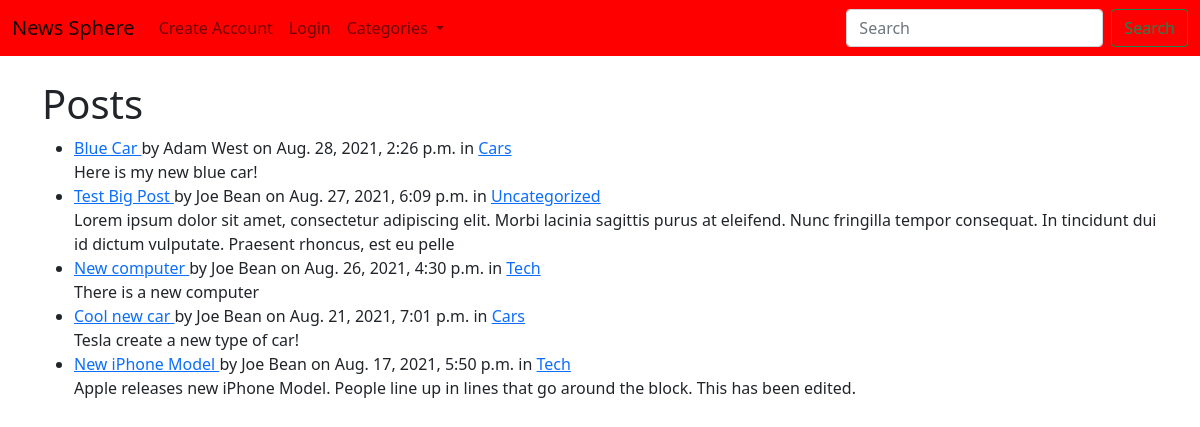
/posts/, run on an earlier commit of the app's database.
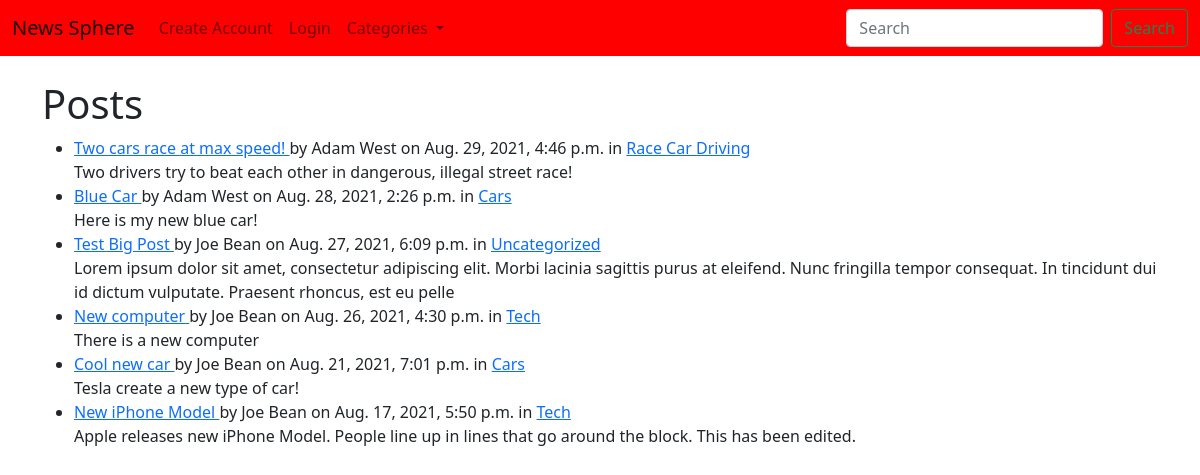
And on a later commit of the database.
### posts/models.py (models this page shows, shortened)
class Post(models.Model):
    category = models.ForeignKey(Category, on_delete=models.CASCADE, default=1)
    user = models.ForeignKey(User, on_delete=models.CASCADE)
    post_title = models.CharField(max_length=50)
    post_image = models.ImageField(null=True, blank=True, upload_to='uploads/images')
    post_description = models.TextField(max_length=5000)
    pub_date = models.DateTimeField('date published', default=timezone.now)
    votes = models.ManyToManyField(User, related_name='news_posts')

class Category(models.Model):
    name = models.CharField(max_length=50)

### posts/views.py (the view)
# urls.py: path('', views.IndexView.as_view(), name='index'),
class IndexView(generic.ListView):
    template_name = 'posts/index.html'
    context_object_name = 'latest_posts_list'
    def get_context_data(self, **kwargs):
        cat_menu = Category.objects.all()
        context = super().get_context_data(**kwargs)
        context['cat_menu'] = cat_menu
        return context
    def get_queryset(self):
        return Post.objects.order_by('-pub_date')[:10]

### posts/templates/posts/index.html (shortened to what this page needs)
{% extends 'base.html' %}
{% block content %}
<h1> Posts </h1>
{% if latest_posts_list %}
    <ul>
    {% for post in latest_posts_list %}
        <li>
            <a href="{% url 'posts:post_page' post.id %}">
            {{ post.post_title }}
            </a>
            by {{ post.user.first_name }} {{ post.user.last_name }}
            on {{ post.pub_date }}
            in <a href="{% url 'posts:category' post.category.name|slugify %}"> {{ post.category.name }} </a>
            <br/>
            {{ post.post_description|slice:":200" }}
        </li>
    {% endfor %}
    </ul>
{% else %}
    <p>No posts are available.</p>
{% endif %}
{% endblock %}

### posts/templates/base.html (shortened to what this page needs)
<!doctype html>
<html lang="en">
  <head>
    <link href="https://cdn.jsdelivr.net/npm/bootstrap@5.1.0/dist/css/bootstrap.min.css" rel="stylesheet">
  </head>
  <body>
  <nav class="navbar navbar-expand-lg navbar-light" style="background-color: #FF0000;">
  <div class="container-fluid">
    <a class="navbar-brand" href="{% url 'posts:index' %}">News Sphere</a>
    <div class="collapse navbar-collapse" id="navbarSupportedContent">
      <ul class="navbar-nav me-auto mb-2 mb-lg-0">
        {% if user.is_authenticated %}
          <li class="nav-item">
            <a class="nav-link" href="{% url 'posts:add_post' %}">Add Post</a>
          </li>
          <li class="nav-item">
            <a class="nav-link" href="{% url 'logout' %}">Log Out</a>
          </li>
        {% else %}
          <li class="nav-item">
            <a class="nav-link" href="{% url 'members:register' %}">Create Account</a>
          </li>
          <li class="nav-item">
            <a class="nav-link" href="{% url 'login' %}">Login</a>
          </li>
        {% endif %}
        {% if cat_menu %}
         <li class="nav-item dropdown">
          <a class="nav-link dropdown-toggle" href="#" id="navbarDropdown" role="button" data-bs-toggle="dropdown" aria-expanded="false">
            Categories
          </a>
        </li>
        {% endif %}
      </ul>
      <form class="d-flex">
        <input class="form-control me-2" type="search" placeholder="Search" aria-label="Search">
        <button class="btn btn-outline-success" type="submit">Search</button>
      </form>
    </div>
  </div>
</nav>
    <br>
    <div class="container">
    {% block content %}
    {% endblock %}
      </div>
  </body>
</html>

What changed in the data, as far as the page shows it:
added Post: post_title "Two cars race at max speed!", user.first_name "Adam", user.last_name "West", pub_date "Aug. 29, 2021, 4:46 p.m.", category.name "Race Car Driving", post_description "Two drivers try to beat each other in dangerous, illegal street race!"
